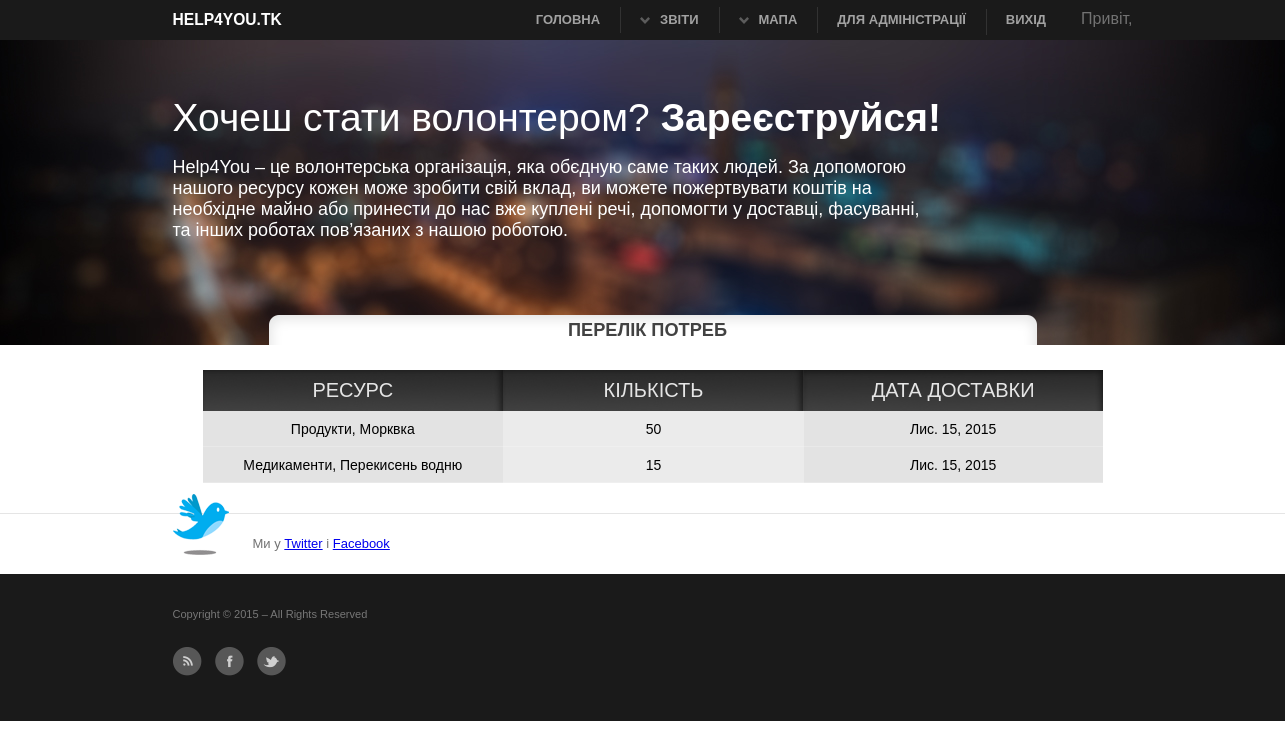
/need/ (signed in), run on the app's committed database.
### main/models.py (models this page shows, shortened)
class Need(models.Model):
    resource = models.ForeignKey('Resource',verbose_name=u'Потрібний ресурс')
    order = models.ForeignKey('Order', verbose_name=u'Замовлення', null=True)
    amount = models.IntegerField(verbose_name=u'Кількість ресурсу')
    finished = models.BooleanField(default=False, null=False)
    priority = models.IntegerField(verbose_name=u'Пріорітет', null=True)
    date_recomended = models.DateField(verbose_name=u'Дата рекомендованої доставки', null=True)
    class Meta:
        verbose_name_plural = u'Потреба'

class Resource(models.Model):
    category_resource = models.ForeignKey('CategoryResource',verbose_name=u'Категорія ресурса')
    name = models.CharField(max_length=30,verbose_name=u'Назва ресурсу')
    unit_of_mesure = models.CharField(max_length=30,verbose_name=u'Одиниця виміру')
    weight_one_unit = models.FloatField(verbose_name=u'Маса однієї одиниці', null=True)
    volume_of_one_unit = models.FloatField(verbose_name=u'Об"єм однієї одиниці')
    price_one_unit = models.FloatField(verbose_name=u'Ціна однієї одиниці')
    class Meta:
        verbose_name_plural = u'Ресурси'
    def __unicode__(self):
        return u"%s, %s" % (self.category_resource.category, self.name)

class CategoryResource(models.Model):
    category = models.CharField(max_length=50, verbose_name=u'Категорія')
    class Meta:
        verbose_name_plural = u'Категорії ресурсів'

### main/views.py (the view)
# urls.py: url(r'^need/$',NeedListView.as_view(), name='list_need'),
class NeedListView(ListView):
    template_name = 'list_need.html'
    model = Need
    context_object_name = 'Needs'

### main/templates/list_need.html
{% extends 'base.html' %}
{% block title %}
     <h3 class="title_list">Перелік потреб</h3>
{% endblock %}
{% block content %}
 <div id="list_table">
  <table border="0">
    <tr>
        <td class="top_left">РЕСУРС</td>
        <td class="top_cen" >КІЛЬКІСТЬ</td>
        <td class="top_right" >ДАТА ДОСТАВКИ</td>
    </tr>
    {% for need in Needs %}
        <tr class="list_tr">
        <td class="cell"> {{ need.resource }}</td>
        <td class="cell_c">{{ need.amount }}</td>
        <td class="cell">{{ need.date_recomended }}</td>
    </tr>
    {% endfor %}
  </table>
    </div>
{% endblock %}

### main/static/main.css (style rules this page uses)
html { background: #ffffff }
body { color:#727272; font:normal 13px "Helvetice Neue",Arial,Tahoma,Verdana; }
h1, h2, h3, h4 { line-height:1.2em; margin-bottom:15px; font-weight:bold; }
h3, h4 { font-size:1.4em; color:#424242; text-shadow:1px 1px 1px #fff; margin-bottom:10px; }
h3 { -webkit-margin-before: 0em; -webkit-margin-after: 0em; -webkit-margin-start: 0px; -webkit-margin-end: 0px; text-shadow:0px 0px 0px #fff; }
.list_tr { border-bottom: 1px solid #2b2b2b; }
#list_table table { width: 900px; margin-left: 30px; margin-top: 15px; }
table { border-spacing:0px; }
.top_left { width: 302px; height: 41px; color: #e5e5e5; background: url("img/top_cen.jpg") repeat-x; text-align: center; font:normal 20px "Helvetice Neue",Arial,Tahoma,Verdana; border-spacing: 0px; }
.top_cen { width: 302px; height: 41px; color: #e5e5e5; background: url("img/top_cen.jpg") repeat-x; text-align: center; font:normal 20px "Helvetice Neue",Arial,Tahoma,Verdana; border-spacing: 0px; }
.top_right { width: 300px; height: 41px; color: #e5e5e5; background: url("img/top_right.jpg") repeat-x; text-align: center; font:normal 20px "Helvetice Neue",Arial,Tahoma,Verdana; }
.cell { width: 300px; height: 36px; background: url("img/cell.gif") repeat-x; text-align: center; font:normal 14px "Helvetice Neue",Arial,Tahoma,Verdana; }
.cell_c { width: 300px; height: 36px; background: url("img/cell_c.gif") repeat-x; text-align: center; font:normal 14px "Helvetice Neue",Arial,Tahoma,Verdana; }
.title_list { margin-left:210px; padding-right: 200px; background: url("img/h.png") no-repeat; padding-top: 5px; padding-bottom: 5px; text-align: center; text-transform: uppercase; }

### main/static/print.css (style rules this page uses)
* { background:none !important; }
body { color:#000; font:normal 12px Arial,sans-serif; padding-top:0; }
h1, h2, h3, h4, h5 { margin:0 0 10px 0; color:#000; }
h3 { font-size:1.2em; margin-bottom:20px; }

### data on the page
Need: resource "Продукти, Морквка", amount "50", date_recomended "Лис. 15, 2015"
Need: resource "Медикаменти, Перекисень водню", amount "15", date_recomended "Лис. 15, 2015"
